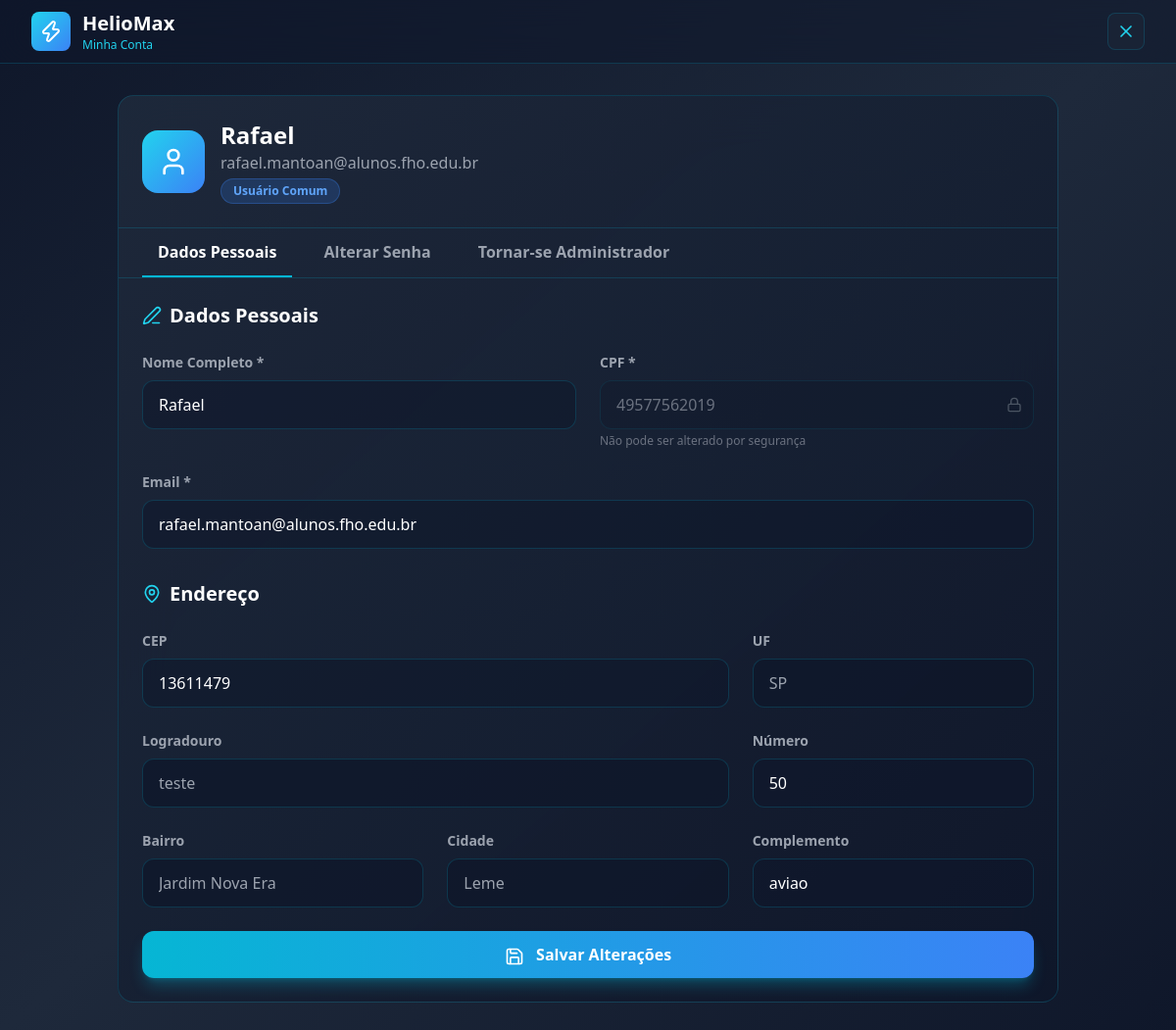
Screenshot of /codigoPWEB/pages/PHP/perfil.php (signed in) with the database file from the repository.
### tables this page shows
CREATE TABLE `usuario` (
  `ID_USER` int(11) NOT NULL,
  `NOME` varchar(100) NOT NULL,
  `CPF` varchar(11) NOT NULL,
  `EMAIL` varchar(150) NOT NULL,
  `SENHA` varchar(255) NOT NULL,
  `TIPO_USUARIO` tinyint(4) NOT NULL,
  `NUMERO_RESIDENCIA` varchar(10) NOT NULL,
  `COMPLEMENTO_ENDERECO` varchar(100) DEFAULT NULL,
  `CEP` varchar(9) DEFAULT NULL,
  `FK_ID_CEP` int(11) NOT NULL
);

CREATE TABLE `estado` (
  `ID_ESTADO` int(11) NOT NULL,
  `UF` char(2) NOT NULL
);

CREATE TABLE `cep` (
  `ID_CEP` int(11) NOT NULL,
  `CEP` varchar(9) DEFAULT NULL,
  `LOGRADOURO` varchar(255) NOT NULL,
  `FK_BAIRRO` int(11) NOT NULL
);

CREATE TABLE `bairro` (
  `ID_BAIRRO` int(11) NOT NULL,
  `NOME` varchar(255) NOT NULL,
  `FK_CIDADE` int(11) NOT NULL
);

CREATE TABLE `cidade` (
  `ID_CIDADE` int(11) NOT NULL,
  `NOME` varchar(50) NOT NULL,
  `FK_ESTADO` int(11) NOT NULL
);

### codigoPWEB/pages/PHP/perfil.php (the view, shortened to what this page needs)
<?php
$host = '127.0.0.1';
$dbname = 'heliomax';
$username = 'root';
$password = '';
try {
     $pdo = new PDO("mysql:host=$host;dbname=$dbname;charset=utf8mb4", $username, $password);
     $pdo->setAttribute(PDO::ATTR_ERRMODE, PDO::ERRMODE_EXCEPTION);
} catch (PDOException $e) {
     die("Erro na conexão: " . $e->getMessage());
}
$user_id = $_SESSION['usuario_id'];
$stmt = $pdo->prepare("SELECT u.*,
                       u.CEP as CEP_USUARIO,
                       u.NUMERO_RESIDENCIA,
                       u.COMPLEMENTO_ENDERECO,
                       c.CEP as CEP_TABELA,
                       c.LOGRADOURO,
                       b.NOME as bairro,
                       ci.NOME as cidade,
                       e.UF
                       FROM usuario u
                       LEFT JOIN cep c ON u.FK_ID_CEP = c.ID_CEP
                       LEFT JOIN bairro b ON c.FK_BAIRRO = b.ID_BAIRRO
                       LEFT JOIN cidade ci ON b.FK_CIDADE = ci.ID_CIDADE
                       LEFT JOIN estado e ON ci.FK_ESTADO = e.ID_ESTADO
                       WHERE u.ID_USER = ?");
$stmt->execute([$user_id]);
$usuario = $stmt->fetch();
?>
<!DOCTYPE html>
<html lang="pt-BR">
<head>
     <script src="https://cdn.tailwindcss.com"></script>
</head>
<body class="min-h-screen bg-gradient-to-br from-slate-900 via-slate-800 to-slate-900">
     <header class="bg-slate-900/50 backdrop-blur-xl border-b border-cyan-500/20 sticky top-0 z-50">
          <div class="max-w-7xl mx-auto px-4 sm:px-6 lg:px-8">
               <div class="flex items-center justify-between h-16">
                    <div class="flex items-center gap-3">
                         <div
                              class="w-10 h-10 bg-gradient-to-br from-cyan-400 to-blue-500 rounded-lg flex items-center justify-center">
                              <i data-lucide="zap" class="w-6 h-6 text-white"></i>
                         </div>
                         <div>
                              <h1 class="text-xl font-bold text-white">HelioMax</h1>
                              <p class="text-xs text-cyan-400">Minha Conta</p>
                         </div>
                    </div>
                    <div class="flex items-center gap-4">
                         <button onclick="window.history.back()"
                              class="p-2 bg-slate-800/50 hover:bg-slate-700/50 rounded-lg border border-cyan-500/20 hover:border-cyan-500/40 transition-all">
                              <i data-lucide="x" class="w-5 h-5 text-cyan-400"></i>
                         </button>
                    </div>
               </div>
          </div>
     </header>
     <main class="max-w-5xl mx-auto px-4 sm:px-6 lg:px-8 py-8">
          <div
               class="bg-gradient-to-br from-slate-800/95 to-slate-900/95 backdrop-blur-xl rounded-2xl border border-cyan-500/20">
               <div class="p-6 border-b border-cyan-500/20 flex items-center gap-4">
                    <div
                         class="w-16 h-16 bg-gradient-to-br from-cyan-400 to-blue-500 rounded-2xl flex items-center justify-center">
                         <i data-lucide="user" class="w-8 h-8 text-white"></i>
                    </div>
                    <div>
                         <h2 class="text-2xl font-bold text-white"><?php echo htmlspecialchars($usuario['NOME']); ?>
                         </h2>
                         <p class="text-gray-400"><?php echo htmlspecialchars($usuario['EMAIL']); ?></p>
                         <span
                              class="inline-block mt-1 px-3 py-1 bg-<?php echo $usuario['TIPO_USUARIO'] == 1 ? 'purple' : 'blue'; ?>-500/20 text-<?php echo $usuario['TIPO_USUARIO'] == 1 ? 'purple' : 'blue'; ?>-400 rounded-full text-xs font-semibold border border-<?php echo $usuario['TIPO_USUARIO'] == 1 ? 'purple' : 'blue'; ?>-500/30">
                              <?php echo $usuario['TIPO_USUARIO'] == 1 ? 'Administrador' : 'Usuário Comum'; ?>
                         </span>
                    </div>
               </div>
               <div class="border-b border-cyan-500/20 px-6">
                    <div class="flex gap-4">
                         <button onclick="mudarTab('dadosPessoais')" id="tabDadosPessoais"
                              class="px-4 py-3 text-white font-semibold border-b-2 border-cyan-500 transition-colors">
                              Dados Pessoais
                         </button>
                         <button onclick="mudarTab('alterarSenha')" id="tabAlterarSenha"
                              class="px-4 py-3 text-gray-400 font-semibold border-b-2 border-transparent hover:text-white transition-colors">
                              Alterar Senha
                         </button>
                         <?php if ($usuario['TIPO_USUARIO'] == 0): ?>
                              <button onclick="mudarTab('tornarAdmin')" id="tabTornarAdmin"
                                   class="px-4 py-3 text-gray-400 font-semibold border-b-2 border-transparent hover:text-white transition-colors">
                                   Tornar-se Administrador
                              </button>
                         <?php endif; ?>
                    </div>
               </div>
               <div id="contentDadosPessoais" class="p-6">
                    <form method="POST" action="">
                         <h3 class="text-xl font-bold text-white mb-6 flex items-center gap-2">
                              <i data-lucide="edit-3" class="w-5 h-5 text-cyan-400"></i>
                              Dados Pessoais
                         </h3>
                         <div class="grid grid-cols-1 md:grid-cols-2 gap-6 mb-6">
                              <div>
                                   <label class="block text-gray-400 text-sm font-semibold mb-2">Nome Completo *</label>
                                   <input type="text" name="nome" required
                                        value="<?php echo htmlspecialchars($usuario['NOME']); ?>"
                                        class="w-full px-4 py-3 bg-slate-900/50 border border-cyan-500/20 rounded-xl text-white placeholder-gray-500 focus:outline-none focus:border-cyan-500/50 transition-colors">
                              </div>
                              <div>
                                   <label class="block text-gray-400 text-sm font-semibold mb-2">CPF *</label>
                                   <div class="relative">
                                        <input type="text" value="<?php echo htmlspecialchars($usuario['CPF']); ?>"
                                             readonly disabled
                                             class="w-full px-4 py-3 bg-slate-900/30 border border-cyan-500/10 rounded-xl text-gray-500 cursor-not-allowed focus:outline-none">
                                        <div class="absolute right-3 top-1/2 transform -translate-y-1/2">
                                             <i data-lucide="lock" class="w-4 h-4 text-gray-600"></i>
                                        </div>
                                   </div>
                                   <p class="text-xs text-gray-500 mt-1">Não pode ser alterado por segurança</p>
                              </div>
                              <div class="md:col-span-2">
                                   <label class="block text-gray-400 text-sm font-semibold mb-2">Email *</label>
                                   <input type="email" name="email" required
                                        value="<?php echo htmlspecialchars($usuario['EMAIL']); ?>"
                                        class="w-full px-4 py-3 bg-slate-900/50 border border-cyan-500/20 rounded-xl text-white placeholder-gray-500 focus:outline-none focus:border-cyan-500/50 transition-colors">
                              </div>
                         </div>
                         <h3 class="text-xl font-bold text-white mb-6 flex items-center gap-2 mt-8">
                              <i data-lucide="map-pin" class="w-5 h-5 text-cyan-400"></i>
                              Endereço
                         </h3>
                         <div class="grid grid-cols-1 md:grid-cols-3 gap-6 mb-6">
                              <div class="md:col-span-2">
                                   <label class="block text-gray-400 text-sm font-semibold mb-2">CEP</label>
                                   <input type="text" name="cep_perfil" id="cep_perfil" placeholder="Ex: 13610-100"
                                        maxlength="9"
                                        value="<?php echo htmlspecialchars($usuario['CEP_USUARIO'] ?? $usuario['CEP_TABELA'] ?? ''); ?>"
                                        class="w-full px-4 py-3 bg-slate-900/50 border border-cyan-500/20 rounded-xl text-white placeholder-gray-500 focus:outline-none focus:border-cyan-500/50 transition-colors">
                              </div>
                              <div>
                                   <label class="block text-gray-400 text-sm font-semibold mb-2">UF</label>
                                   <input type="text" name="uf_perfil" id="uf_perfil"
                                        value="<?php echo htmlspecialchars($usuario['UF'] ?? ''); ?>"
                                        placeholder="Ex: SP" maxlength="2" readonly
                                        class="w-full px-4 py-3 bg-slate-900/70 border border-cyan-500/20 rounded-xl text-gray-400 placeholder-gray-500 focus:outline-none cursor-not-allowed uppercase">
                              </div>
                              <div class="md:col-span-2">
                                   <label class="block text-gray-400 text-sm font-semibold mb-2">Logradouro</label>
                                   <input type="text" name="logradouro_perfil" id="logradouro_perfil"
                                        value="<?php echo htmlspecialchars($usuario['LOGRADOURO'] ?? ''); ?>"
                                        placeholder="Ex: Av. Paulista" readonly
                                        class="w-full px-4 py-3 bg-slate-900/70 border border-cyan-500/20 rounded-xl text-gray-400 placeholder-gray-500 focus:outline-none cursor-not-allowed">
                              </div>
                              <div>
                                   <label class="block text-gray-400 text-sm font-semibold mb-2">Número</label>
                                   <input type="text" name="numero_residencia" id="numero_residencia_perfil"
                                        value="<?php echo htmlspecialchars($usuario['NUMERO_RESIDENCIA'] ?? ''); ?>"
                                        oninput="this.value = this.value.replace(/\D/g, '')" inputmode="numeric"
                                        placeholder="Ex: 123"
                                        class="w-full px-4 py-3 bg-slate-900/50 border border-cyan-500/20 rounded-xl text-white placeholder-gray-500 focus:outline-none focus:border-cyan-500/50 transition-colors">
                              </div>
                              <div>
                                   <label class="block text-gray-400 text-sm font-semibold mb-2">Bairro</label>
                                   <input type="text" name="bairro_perfil" id="bairro_perfil"
                                        value="<?php echo htmlspecialchars($usuario['bairro'] ?? ''); ?>"
                                        placeholder="Ex: Bela Vista" readonly
                                        class="w-full px-4 py-3 bg-slate-900/70 border border-cyan-500/20 rounded-xl text-gray-400 placeholder-gray-500 focus:outline-none cursor-not-allowed">
                              </div>
                              <div>
                                   <label class="block text-gray-400 text-sm font-semibold mb-2">Cidade</label>
                                   <input type="text" name="cidade_perfil" id="cidade_perfil"
                                        value="<?php echo htmlspecialchars($usuario['cidade'] ?? ''); ?>"
                                        placeholder="Ex: São Paulo" readonly
                                        class="w-full px-4 py-3 bg-slate-900/70 border border-cyan-500/20 rounded-xl text-gray-400 placeholder-gray-500 focus:outline-none cursor-not-allowed">
                              </div>
                              <div>
                                   <label class="block text-gray-400 text-sm font-semibold mb-2">Complemento</label>
                                   <input type="text" name="complemento" id="complemento_perfil"
                                        value="<?php echo htmlspecialchars($usuario['COMPLEMENTO_ENDERECO'] ?? ''); ?>"
                                        placeholder="Ex: Apto 10"
                                        class="w-full px-4 py-3 bg-slate-900/50 border border-cyan-500/20 rounded-xl text-white placeholder-gray-500 focus:outline-none focus:border-cyan-500/50 transition-colors">
                              </div>
                         </div>
                         <button type="submit"
                              class="w-full bg-gradient-to-r from-cyan-500 to-blue-500 hover:from-cyan-600 hover:to-blue-600 text-white font-bold py-3 px-6 rounded-xl transition-all duration-300 hover:scale-105 shadow-lg shadow-cyan-500/30">
                              <i data-lucide="save" class="w-5 h-5 inline-block mr-2"></i>
                              Salvar Alterações
                         </button>
                    </form>
               </div>
          </div>
     </main>
</body>
</html>

### rows the page displays
usuario: NOME "Rafael", EMAIL "rafael.mantoan@alunos.fho.edu.br", nome "Rafael", CPF "49577562019", email "rafael.mantoan@alunos.fho.edu.br", cep_perfil "13611479", uf_perfil "SP", logradouro_perfil "teste", numero_residencia "50", bairro_perfil "Jardim Nova Era", cidade_perfil "Leme", complemento "aviao"
